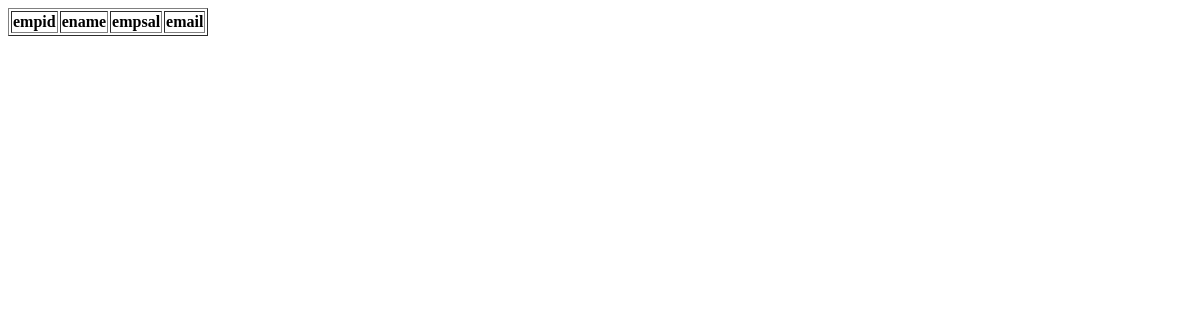
/t, run on an earlier commit of the app's database.
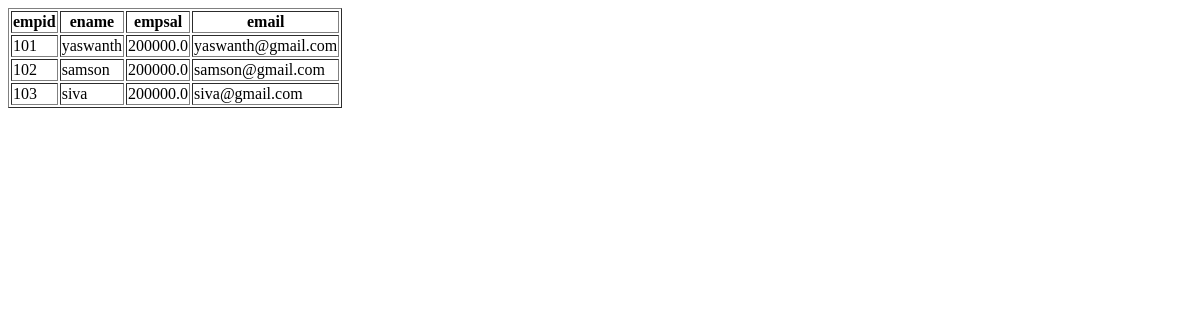
And on a later commit of the database.
### app1/models.py (models this page shows)
class Emp(models.Model):
        eid=models.IntegerField(unique=True)
        ename=models.CharField(max_length=20)
        esal=models.FloatField()
        eemail=models.EmailField()

### app1/views.py (the view)
# urls.py: path("t",em,name="rec"),
def em(r):
    data=Emp.objects.all()
    return render(r,"home.html",{'data':data})

### Template/home.html (shortened to what this page needs)
<!DOCTYPE html>
<html lang="en">
<head>
</head>
<body>
    <table border="1">
        <tr>
            <th>empid</th>
            <th>ename</th>
            <th>empsal</th>
            <th>email</th>
        </tr>
            {% for i in data %}
        <tr>
            <td>{{i.eid}}</td>
            <td>{{i.ename}}</td>
            <td>{{i.esal}}</td>
            <td>{{i.eemail}}</td>
        </tr>
        {% endfor %}
    </table>
</body>
</html>

What changed in the data, as far as the page shows it:
added Emp: eid "101", ename "yaswanth", esal "200000.0", eemail "yaswanth@gmail.com"
added Emp: eid "102", ename "samson", esal "200000.0", eemail "samson@gmail.com"
added Emp: eid "103", ename "siva", esal "200000.0", eemail "siva@gmail.com"
